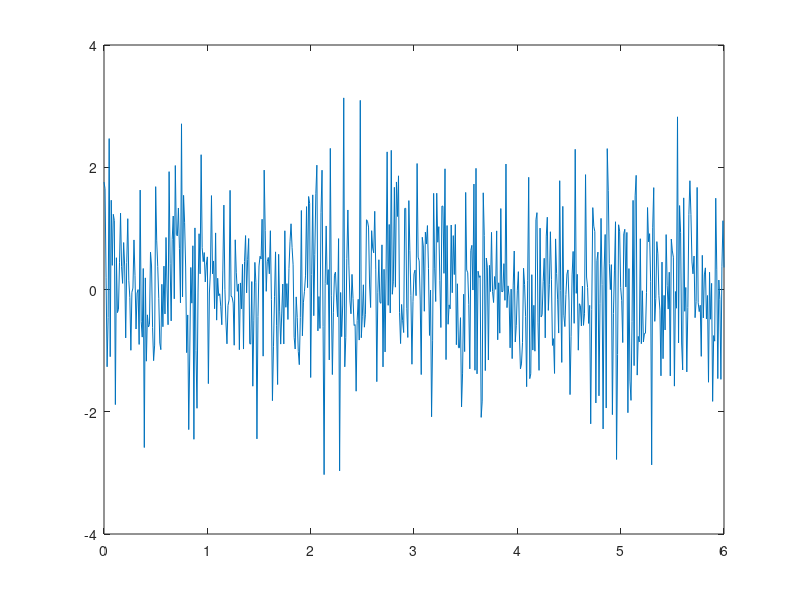

MATLAB code for this plot:
seed=300;

rng(seed);

t = 0: 0.01 : 6;

y = wgn(length(t),1,0);


plot(t,y)

disturbance = [t.', y];

save('disturbance.mat','disturbance')